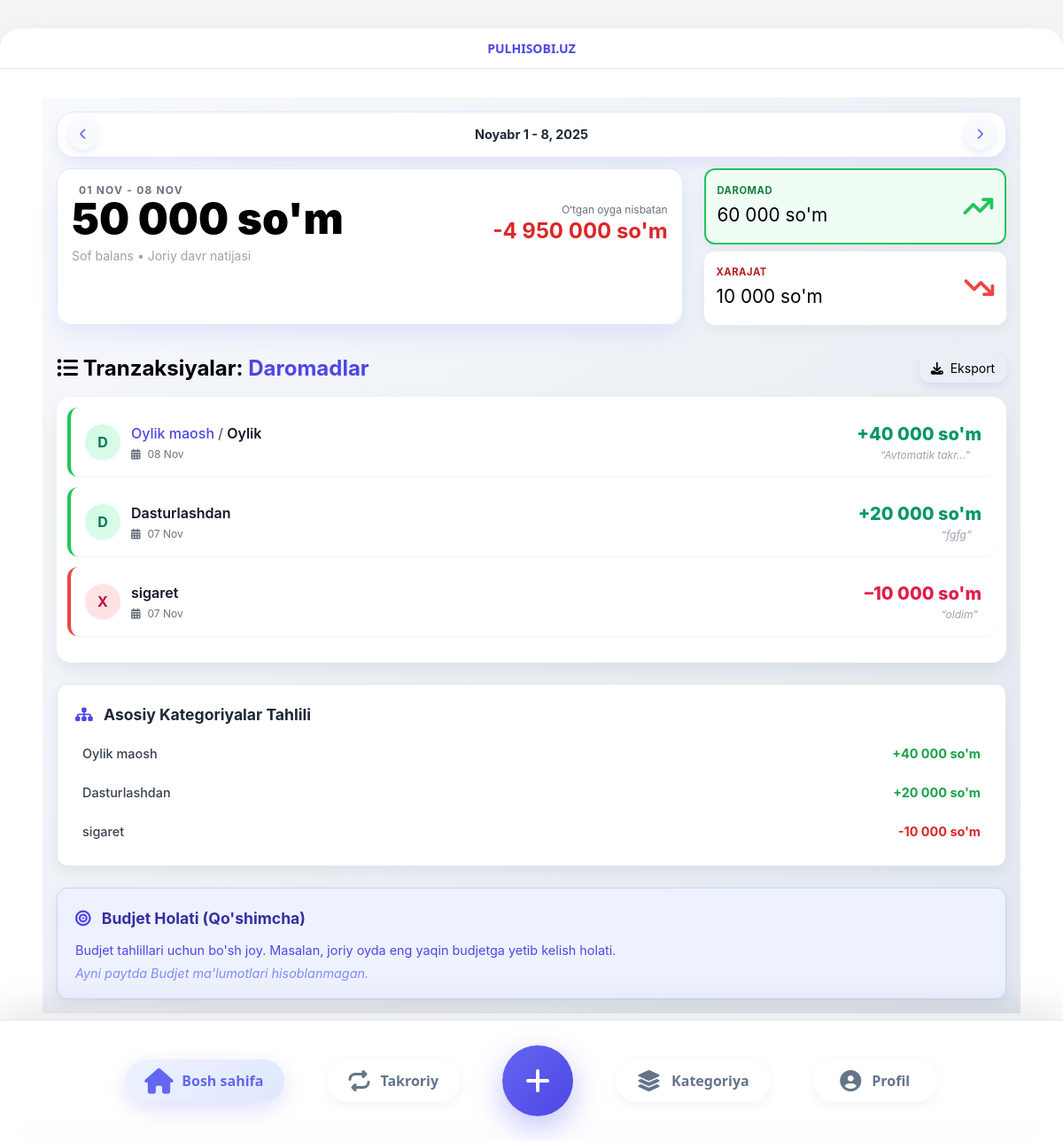
The app's page / (signed in) with its own data.
### myapp/models.py (models this page shows, shortened)
class Transaction(models.Model):
    user = models.ForeignKey(User, on_delete=models.CASCADE, related_name='transactions')
    amount = models.DecimalField(max_digits=17, decimal_places=2, verbose_name=_("Miqdor (UZS)"))
    category = models.ForeignKey(Category, on_delete=models.SET_NULL, null=True, blank=True, related_name='transactions')
    date = models.DateField(default=timezone.now, verbose_name=_("Sana"))
    description = models.TextField(blank=True, verbose_name=_("Izoh"))
    recurring_schedule = models.ForeignKey(RecurringSchedule, on_delete=models.SET_NULL, null=True, blank=True)
    is_automated = models.BooleanField(default=False, verbose_name=_("Avtomatik"))
    created_at = models.DateTimeField(auto_now_add=True)
    class Meta:
        verbose_name = _("Tranzaksiya")
        verbose_name_plural = _("Tranzaksiyalar")
        ordering = ['-date', '-created_at']
        indexes = [models.Index(fields=['user', 'date']), models.Index(fields=['category'])]

class Category(models.Model):
    user = models.ForeignKey(
        User,  # Bu yerda User emas, get_user_model()
        on_delete=models.CASCADE,
        related_name='categories',
        null=True,
        blank=True,
        verbose_name=_("Foydalanuvchi"),
        help_text=_("Bo'sh bo'lsa — global kategoriya.")
    )
    name = models.CharField(max_length=100, verbose_name=_("Nomi"))
    type = models.CharField(max_length=7, choices=TYPE_CHOICES, verbose_name=_("Turi"))
    parent = models.ForeignKey(
        'self',
        on_delete=models.CASCADE,
        related_name='subcategories',
        null=True,
        blank=True,
        verbose_name=_("Yuqori Kategoriya")
    )
    is_active = models.BooleanField(default=True, verbose_name=_("Faol"))
    created_at = models.DateTimeField(auto_now_add=True)
    updated_at = models.DateTimeField(auto_now=True)
    class Meta:
        verbose_name = _("Kategoriya")
        verbose_name_plural = _("Kategoriyalar")
        constraints = [
            models.UniqueConstraint(
                fields=['user', 'name', 'type', 'parent'],
                name='unique_category_user_name_type_parent'
            )
        ]
        ordering = ['type', 'name']

### myapp/views.py (the view)
# urls.py: path('', dashboard_view, name='dashboard'),
@login_required
def dashboard_view(request, year=None, month=None):
    today = date.today()
    if year is None or month is None:
        report_date = today
    else:
        try:
            report_date = date(int(year), int(month), 1)
        except ValueError:
            report_date = today
    start_of_month = report_date.replace(day=1)
    is_current_month = report_date.year == today.year and report_date.month == today.month
    if is_current_month:
        end_date = today
    else:
        end_date = start_of_month + relativedelta(months=1) - relativedelta(days=1)
    date_bounds = Transaction.objects.filter(user=request.user).aggregate(
        min_date=Min('date'),
        max_date=Max('date')
    )
    min_available_date = date_bounds['min_date']
    max_available_date = date_bounds['max_date']
    current_period_transactions = Transaction.objects.filter(
        user=request.user,
        date__gte=start_of_month,
        date__lte=end_date
    ).select_related('category', 'category__parent')
    total_income = current_period_transactions.filter(category__type='INCOME').aggregate(total=Sum('amount'))['total'] or 0
    total_expense = current_period_transactions.filter(category__type='EXPENSE').aggregate(total=Sum('amount'))['total'] or 0
    total_net_balance = total_income - total_expense
    prev_month_start = start_of_month - relativedelta(months=1)
    prev_month_end = start_of_month - relativedelta(days=1)
    prev_income = Transaction.objects.filter(
        user=request.user,
        date__gte=prev_month_start, date__lte=prev_month_end,
        category__type='INCOME'
    ).aggregate(total=Sum('amount'))['total'] or 0
    prev_expense = Transaction.objects.filter(
        user=request.user,
        date__gte=prev_month_start, date__lte=prev_month_end,
        category__type='EXPENSE'
    ).aggregate(total=Sum('amount'))['total'] or 0
    prev_net_balance = prev_income - prev_expense
    balance_change = total_net_balance - prev_net_balance
    main_category_totals_query = current_period_transactions.annotate(
        main_cat_id=Case(
            When(category__parent__isnull=True, then=F('category_id')),
            default=F('category__parent_id'),
            output_field=IntegerField()
        )
    ).values('main_cat_id').annotate(
        total=Sum('amount')
    ).order_by('-total')
    main_category_totals = []
    if main_category_totals_query:
        main_category_ids = [item['main_cat_id'] for item in main_category_totals_query]
        main_cats = Category.objects.filter(id__in=main_category_ids).in_bulk(main_category_ids)
        for item in main_category_totals_query:
            if item['main_cat_id'] in main_cats:
                main_cat_obj = main_cats[item['main_cat_id']]
                main_category_totals.append({
                    'category__name': main_cat_obj.name,
                    'category__type': main_cat_obj.type,
                    'total': item['total'],
                })
    top_expense_categories = Category.objects.none()
    recent_transactions = current_period_transactions.order_by('-date', '-created_at')[:5]
    all_transactions_list = current_period_transactions.order_by('-date', '-created_at')
    context = {
        'total_income': total_income,
        'total_expense': total_expense,
        'total_net_balance': total_net_balance,
        'balance_change': balance_change,
        'main_category_totals': main_category_totals, # << ENG MUHIMI
        'recent_transactions': recent_transactions,  # Agar hali ham zarur bo'lsa
        'all_transactions': all_transactions_list,
        'report_date_start': start_of_month,
        'report_date_end': end_date,
        'is_current_month': is_current_month,
        'current_year': report_date.year,
        'current_month': report_date.month,
        'min_available_date': min_available_date.strftime('%Y-%m-%d') if min_available_date else None,
        'max_available_date': max_available_date.strftime('%Y-%m-%d') if max_available_date else None,
        'month_names_uz': {
            1: 'Yanvar', 2: 'Fevral', 3: 'Mart', 4: 'Aprel',
            5: 'May', 6: 'Iyun', 7: 'Iyul', 8: 'Avgust',
            9: 'Sentabr', 10: 'Oktyabr', 11: 'Noyabr', 12: 'Dekabr'
        },
    }
    return render(request, 'dashboard.html', context)

### myapp/templates/dashboard.html (shortened to what this page needs)
{% extends "base.html" %}
{% load static %}
{% load custom_filters %}
{% block extra_css %}
<link rel="stylesheet" href="https://cdnjs.cloudflare.com/ajax/libs/font-awesome/6.4.0/css/all.min.css">
<link rel="stylesheet" href="{% static 'css/dashboard.css' %}">
{% endblock %}
{% block content %}
<div class="dashboard-container">
    <div class="date-selector">
        <button id="prev-month-btn" class="nav-btn" aria-label="Oldingi oy">
            <i class="fas fa-chevron-left"></i>
        </button>
        <div class="date-info">
            <p id="date-display-text" class="date-display-text">
            </p>
        </div>
        <button id="next-month-btn" class="nav-btn" aria-label="Keyingi oy">
            <i class="fas fa-chevron-right"></i>
        </button>
    </div>
    <div class="grid grid-cols-1 lg:grid-cols-3 gap-6 mb-8">
        <div class="balance-card lg:col-span-2">
            <div class="flex flex-col sm:flex-row justify-between items-start sm:items-center gap-4">
                <div>
                    <p class="text-xs font-bold text-gray-500 uppercase tracking-widest">
                        {{ report_date_start|date:"d M" }} - {{ report_date_end|date:"d M" }}
                    </p>
                    <h1 class="balance-amount text-5xl sm:text-6xl lg:text-7xl {% if total_net_balance < 0 %}negative-amount{% endif %}">
                        {{ total_net_balance|currency }}
                    </h1>
                    <p class="text-sm text-gray-400 mt-2">Sof balans • Joriy davr natijasi</p>
                </div>
                <div class="text-right">
                    <p class="text-xs text-gray-500">O‘tgan oyga nisbatan</p>
                    <p class="text-xl sm:text-2xl font-bold {% if balance_change > 0 %}text-green-600{% else %}text-red-600{% endif %}">
                        {% if balance_change > 0 %}+{% endif %}{{ balance_change|currency }}
                    </p>
                </div>
            </div>
        </div>
        <div class="filter-tabs-vertical">
            <div id="income-filter" data-filter="INCOME" class="filter-tab income-tab {% if current_filter == 'INCOME' or not current_filter %}active-filter income-active{% endif %}">
                <div class="flex items-center justify-between">
                    <div>
                        <p class="text-sm font-bold text-green-700 uppercase tracking-wider">Daromad</p>
                        <p class="amount text-2xl lg:text-3xl">{{ total_income|currency }}</p>
                    </div>
                    <i class="fas fa-arrow-trend-up text-green-500 text-3xl"></i>
                </div>
            </div>
            <div id="expense-filter" data-filter="EXPENSE" class="filter-tab expense-tab {% if current_filter == 'EXPENSE' %}active-filter expense-active{% endif %}">
                <div class="flex items-center justify-between">
                    <div>
                        <p class="text-sm font-bold text-red-700 uppercase tracking-wider">Xarajat</p>
                        <p class="amount text-2xl lg:text-3xl">{{ total_expense|currency }}</p>
                    </div>
                    <i class="fas fa-arrow-trend-down text-red-500 text-3xl"></i>
                </div>
            </div>
        </div>
    </div>
    <div class="grid grid-cols-1 xl:grid-cols-3 gap-6">
        <div class="xl:col-span-2">
            <div class="flex flex-col sm:flex-row items-start sm:items-center justify-between mb-4 gap-3">
                <h2 class="section-title text-xl sm:text-2xl">
                    <i class="fas fa-list-ul"></i>
                    Tranzaksiyalar:
                    <span id="current-list-type" class="text-indigo-600">
                    </span>
                </h2>
                <button class="btn-export text-sm w-full sm:w-auto">
                    <i class="fas fa-download mr-1"></i> Eksport
                </button>
            </div>
            <div id="transaction-list-container" class="transaction-list-desktop">
                {% include "partials/transaction_list.html" with all_transactions=all_transactions %}
            </div>
        </div>
        <div class="space-y-6">
            <div class="stats-card">
                <h3 class="text-lg font-bold text-gray-800 mb-3">
                    <i class="fas fa-sitemap mr-2 text-indigo-600"></i>
                    Asosiy Kategoriyalar Tahlili
                </h3>
                <div class="space-y-2">
                    {% if main_category_totals %}
                        {% for item in main_category_totals %}
                        <div class="flex justify-between items-center p-2 rounded-lg hover:bg-gray-50 transition text-xs sm:text-sm">
                            <span class="font-medium text-gray-700 truncate max-w-[150px] sm:max-w-none">{{ item.category__name }}</span>
                            <span class="font-bold
                                {% if item.category__type == 'INCOME' %}text-green-600{% else %}text-red-600{% endif %}">
                                {% if item.category__type == 'INCOME' %}+{% else %}-{% endif %}{{ item.total|currency }}
                            </span>
                        </div>
                        {% endfor %}
                    {% else %}
                        <p class="text-sm text-gray-500 italic">Bu davrda asosiy kategoriya harakatlari yo‘q.</p>
                    {% endif %}
                </div>
            </div>
            <div class="stats-card bg-indigo-50 border border-indigo-200">
                <h3 class="text-lg font-bold text-indigo-800 mb-3">
                    <i class="fas fa-bullseye mr-2 text-indigo-600"></i>
                    Budjet Holati (Qo'shimcha)
                </h3>
                <p class="text-sm text-indigo-600">Budjet tahlillari uchun bo'sh joy. Masalan, joriy oyda eng yaqin budjetga yetib kelish holati.</p>
                <p class="text-xs text-indigo-400 mt-2 italic">Ayni paytda Budjet ma'lumotlari hisoblanmagan.</p>
            </div>
        </div>
    </div>
</div>
{% endblock %}

### myapp/templates/partials/transaction_list.html (shortened to what this page needs)
{% load custom_filters %}
{% load static %}
{% if all_transactions %}
    <div class="space-y-2 sm:space-y-3">
        {% for transaction in all_transactions %}
            <div class="transaction-card
                         {% if transaction.category.type == 'INCOME' %}income-card{% else %}expense-card{% endif %}
                         p-3 sm:p-4 rounded-lg sm:rounded-xl shadow-sm hover:shadow-md transition-all duration-300 border-l-4
                         {% if transaction.category.type == 'INCOME' %}border-green-500{% else %}border-red-500{% endif %}
                         bg-white flex justify-between items-center gap-3 cursor-pointer">
                <div class="flex items-center gap-2 sm:gap-3 flex-1">
                    <div class="icon-circle w-9 h-9 sm:w-10 sm:h-10 rounded-full flex items-center justify-center text-sm sm:text-base font-bold shadow-sm flex-shrink-0
                         {% if transaction.category.type == 'INCOME' %}bg-gradient-to-br from-emerald-100 to-green-100 text-emerald-700{% else %}bg-gradient-to-br from-rose-100 to-red-100 text-rose-700{% endif %}">
                        {% if transaction.category.type == 'INCOME' %}
                            D
                        {% else %}
                            X
                        {% endif %}
                    </div>
                    <div class="flex-1 min-w-0">
                        <p class="font-semibold text-gray-800 text-sm sm:text-base truncate">
                            {% if transaction.category.parent %}
                                <span class="text-indigo-600 font-medium hidden sm:inline">{{ transaction.category.parent.name }}</span>
                                <span class="text-gray-500 hidden sm:inline">/</span>
                                <span class="text-gray-900">{{ transaction.category.name }}</span>
                            {% else %}
                                <span class="text-gray-900">{{ transaction.category.name }}</span>
                            {% endif %}
                        </p>
                        <p class="text-xs text-gray-500 mt-0.5 sm:mt-1 flex items-center gap-1 sm:gap-2">
                            <i class="fas fa-calendar-alt"></i> {{ transaction.date|date:"d M" }}
                        </p>
                    </div>
                </div>
                <div class="text-right flex-shrink-0">
                    <p class="font-extrabold text-lg sm:text-xl
                                     {% if transaction.category.type == 'INCOME' %}text-emerald-600{% else %}text-rose-600{% endif %}">
                        {% if transaction.category.type == 'INCOME' %}+{% else %}–{% endif %}{{ transaction.amount|currency }}
                    </p>
                    {% if transaction.description %}
                        <p class="text-[0.65rem] sm:text-xs text-gray-400 mt-0.5 italic max-w-[100px] sm:max-w-32 truncate">
                            “{{ transaction.description|truncatechars:15 }}”
                        </p>
                    {% else %}
                        <p class="text-[0.65rem] sm:text-xs text-gray-300 mt-0.5">Izohsiz</p>
                    {% endif %}
                </div>
            </div>
        {% endfor %}
    </div>
{% endif %}

### records on screen
Transaction: shows "D"
Transaction: shows "D"
Transaction: shows "X"
Category: category__name "Oylik maosh"
Category: category__name "Dasturlashdan"
Category: category__name "sigaret"

### other values on screen
{{ report_date_start|date:"d M" }} "01 NOV"
{{ total_net_balance|currency }} "50 000 so'm"
{{ balance_change|currency }} "-4 950 000 so'm"
{{ total_income|currency }} "60 000 so'm"
{{ total_expense|currency }} "10 000 so'm"
{{ item.total|currency }} "40 000 so'm" "20 000 so'm" "10 000 so'm"
